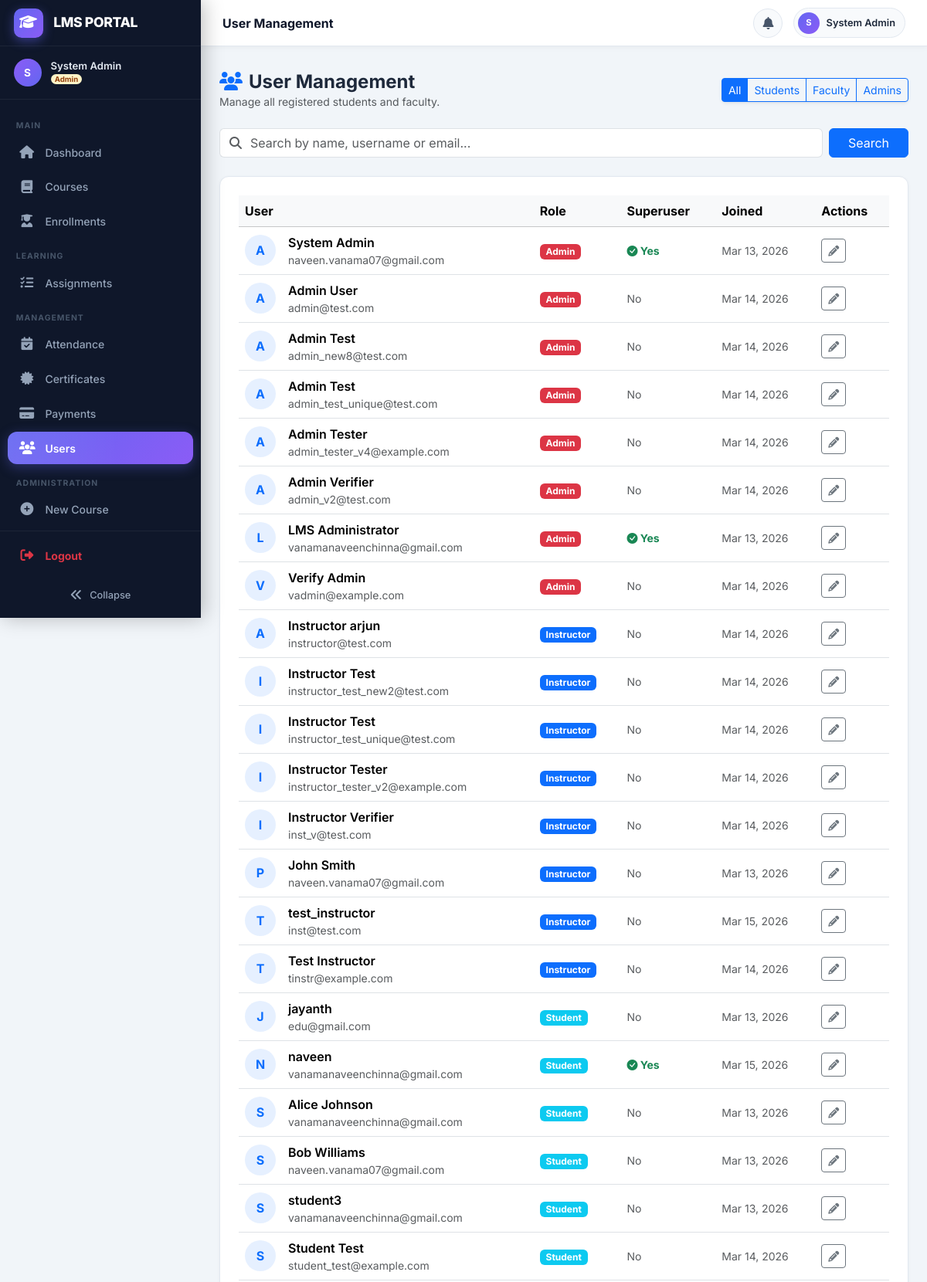
The app's page /users/ (signed in, upper part), older data.
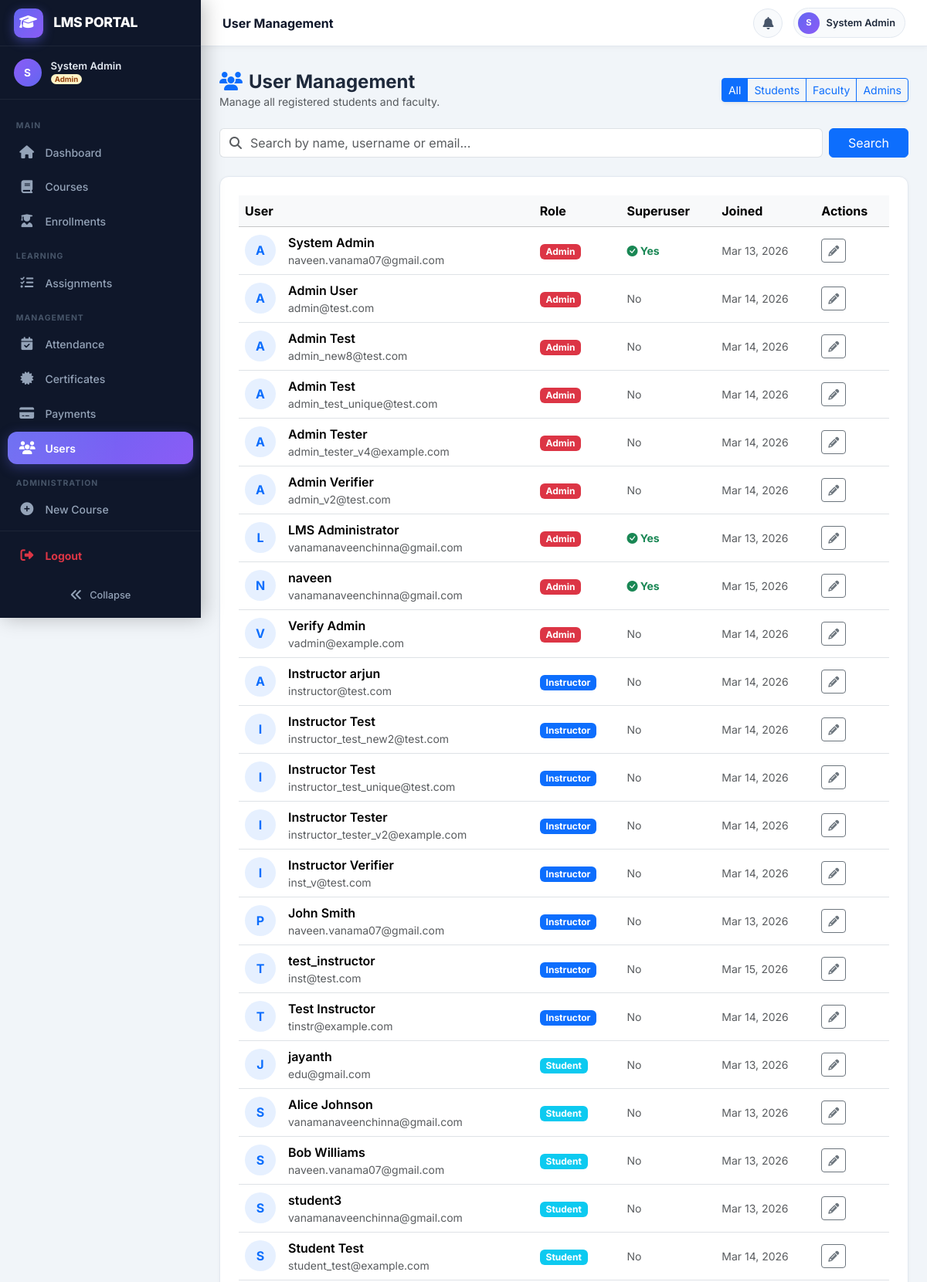
The same page, newer data.
### users/models.py (models this page shows, shortened)
class CustomUser(AbstractUser):
    class Role(models.TextChoices):
        ADMIN = 'admin', 'Admin'
        INSTRUCTOR = 'instructor', 'Instructor'
        STUDENT = 'student', 'Student'
    role = models.CharField(
        max_length=20,
        choices=Role.choices,
        default=Role.STUDENT,
    )
    phone = models.CharField(max_length=20, blank=True)
    profile_picture = models.ImageField(
        upload_to='profile_pictures/', blank=True, null=True
    )
    bio = models.TextField(blank=True)
    date_of_birth = models.DateField(null=True, blank=True)
    otp = models.CharField(max_length=6, blank=True, null=True)
    otp_expiry = models.DateTimeField(null=True, blank=True)
    class Meta:
        verbose_name = 'User'
        verbose_name_plural = 'Users'
    @property
    def is_admin_role(self):
        return self.role == self.Role.ADMIN
    @property
    def is_student(self):
        return self.role == self.Role.STUDENT

### users/views.py (the view, shortened to what this page needs)
# urls.py: path('users/', views.user_list_view, name='list'),
@login_required
def user_list_view(request):
    if not (request.user.is_admin_role or request.user.is_superuser):
        messages.error(request, 'Permission denied.')
        return redirect('users:dashboard')
    role_filter = request.GET.get('role', '')
    query = request.GET.get('q', '')
    users = CustomUser.objects.all().order_by('role', 'username')
    if role_filter:
        users = users.filter(role=role_filter)
    return render(request, 'users/user_list.html', {
        'users': users,
        'role_filter': role_filter,
        'query': query,
    })

### templates/users/user_list.html (shortened to what this page needs)
{% extends 'base.html' %}
{% block content %}
<div class="d-flex align-items-center justify-content-between mb-4 flex-wrap gap-3">
  <div>
    <h4 class="fw-bold mb-0"><i class="fas fa-users me-2 text-primary"></i>User Management</h4>
    <p class="text-muted small mb-0">Manage all registered students and faculty.</p>
  </div>
  <div class="btn-group shadow-sm">
    <a href="?role=" class="btn btn-outline-primary btn-sm {% if not role_filter %}active{% endif %}">All</a>
    <a href="?role=student" class="btn btn-outline-primary btn-sm {% if role_filter == 'student' %}active{% endif %}">Students</a>
    <a href="?role=instructor" class="btn btn-outline-primary btn-sm {% if role_filter == 'instructor' %}active{% endif %}">Faculty</a>
    <a href="?role=admin" class="btn btn-outline-primary btn-sm {% if role_filter == 'admin' %}active{% endif %}">Admins</a>
  </div>
</div>
<div class="mb-4">
  <form method="get" class="d-flex gap-2">
    <div class="input-group">
      <span class="input-group-text bg-white border-end-0"><i class="fas fa-search text-muted"></i></span>
      <input type="text" name="q" value="{{ query }}" class="form-control border-start-0 ps-0" placeholder="Search by name, username or email..." aria-label="Search">
    </div>
    <button type="submit" class="btn btn-primary px-4">Search</button>
  </form>
</div>
<div class="page-card">
  <div class="table-responsive">
    <table class="table table-hover align-middle mb-0">
      <thead class="table-light">
        <tr>
          <th>User</th>
          <th>Role</th>
          <th>Superuser</th>
          <th>Joined</th>
          <th>Actions</th>
        </tr>
      </thead>
      <tbody>
        {% for u in users %}
        <tr>
          <td>
            <div class="d-flex align-items-center gap-3">
              <div class="rounded-circle d-flex align-items-center justify-content-center bg-primary bg-opacity-10 text-primary fw-bold" style="width:40px;height:40px;">
                {{ u.username|first|upper }}
              </div>
              <div>
                <div class="fw-semibold">{{ u.get_full_name|default:u.username }}</div>
                <div class="text-muted small">{{ u.email|default:"No email" }}</div>
              </div>
            </div>
          </td>
          <td>
            <span class="badge {% if u.role == 'admin' %}bg-danger{% elif u.role == 'instructor' %}bg-primary{% else %}bg-info{% endif %}">
              {{ u.get_role_display|default:u.role|capfirst }}
            </span>
          </td>
          <td>
             {% if u.is_superuser %}
             <span class="text-success small fw-bold"><i class="bi bi-check-circle-fill"></i> Yes</span>
             {% else %}
             <span class="text-muted small">No</span>
             {% endif %}
          </td>
          <td class="text-muted small">
            {{ u.date_joined|date:"M d, Y" }}
          </td>
          <td>
            <div class="d-flex gap-2">
              <a href="#" class="btn btn-sm btn-outline-secondary" title="Edit User (Coming soon)"><i class="fas fa-pencil-alt"></i></a>
            </div>
          </td>
        </tr>
        {% empty %}
        <tr><td colspan="5" class="text-center text-muted py-5">No users found.</td></tr>
        {% endfor %}
      </tbody>
    </table>
  </div>
</div>
{% endblock %}

### templates/base.html (shortened to what the changed rows need)
<!DOCTYPE html>
<html lang="en">
<head>
  <link href="https://cdn.jsdelivr.net/npm/bootstrap@5.3.2/dist/css/bootstrap.min.css" rel="stylesheet" />
  <link href="https://cdn.jsdelivr.net/npm/bootstrap-icons@1.11.3/font/bootstrap-icons.css" rel="stylesheet" />
  <link rel="stylesheet" href="https://cdnjs.cloudflare.com/ajax/libs/font-awesome/6.5.0/css/all.min.css">
</head>
<body>
  {% if user.is_authenticated %}
  <nav class="sidebar" id="sidebar" role="navigation" aria-label="Main navigation">
    <a href="{% url 'users:dashboard' %}" class="sidebar-brand" tabindex="0">
      <div class="sidebar-brand-icon">
        <i class="fas fa-graduation-cap"></i>
      </div>
      <span class="sidebar-brand-text">LMS PORTAL</span>
    </a>
    <div class="sidebar-user">
      <div class="sidebar-user-avatar">
        {{ user.first_name|first|upper|default:user.username|first|upper }}
      </div>
      <div class="sidebar-user-info">
        <div class="sidebar-user-name">{{ user.get_full_name|default:user.username }}</div>
        <div class="sidebar-user-role">
          <span class="badge badge-role-{{ user.role }} rounded-pill" style="font-size:.6rem;padding:.2em .55em;">
            {{ user.get_role_display }}
          </span>
        </div>
      </div>
    </div>
    <div class="sidebar-content">
      <ul style="list-style:none;padding:0;margin:0;">
        <li class="sidebar-section">Main</li>
        <li class="sidebar-item">
          <a href="{% url 'users:dashboard' %}"
            class="sidebar-link {% if request.resolver_match.url_name == 'dashboard' %}sidebar-active{% endif %}"
            data-tooltip="Dashboard">
            <i class="fas fa-home sidebar-icon"></i>
            <span class="sidebar-label">Dashboard</span>
          </a>
        </li>
        <li class="sidebar-item">
          <a href="{% url 'courses:list' %}"
            class="sidebar-link {% if 'courses' in request.path and 'assignments' not in request.path %}sidebar-active{% endif %}"
            data-tooltip="Courses">
            <i class="fas fa-book sidebar-icon"></i>
            <span class="sidebar-label">Courses</span>
          </a>
        </li>
        <li class="sidebar-item">
          <a href="{% url 'enrollments:list' %}"
            class="sidebar-link {% if 'enrollments' in request.path %}sidebar-active{% endif %}"
            data-tooltip="Enrollments">
            <i class="fas fa-user-graduate sidebar-icon"></i>
            <span class="sidebar-label">Enrollments</span>
          </a>
        </li>
        <li class="sidebar-section">Learning</li>
        {% if user.role == 'instructor' or user.is_admin_role or user.is_superuser %}
        <li class="sidebar-item">
          <a href="{% url 'assignments:instructor_dashboard' %}"
            class="sidebar-link {% if 'assignments' in request.path %}sidebar-active{% endif %}"
            data-tooltip="Assignments">
            <i class="fas fa-tasks sidebar-icon"></i>
            <span class="sidebar-label">Assignments</span>
          </a>
        </li>
        {% endif %}
        {% if not user.is_student %}
        <li class="sidebar-section">Management</li>
        <li class="sidebar-item">
          <a href="{% url 'attendance:manage' %}"
            class="sidebar-link {% if 'attendance' in request.path %}sidebar-active{% endif %}"
            data-tooltip="Attendance">
            <i class="fas fa-calendar-check sidebar-icon"></i>
            <span class="sidebar-label">Attendance</span>
          </a>
        </li>
        <li class="sidebar-item">
          <a href="{% url 'certificates:list' %}"
            class="sidebar-link {% if 'certificates' in request.path %}sidebar-active{% endif %}"
            data-tooltip="Certificates">
            <i class="fas fa-certificate sidebar-icon"></i>
            <span class="sidebar-label">Certificates</span>
          </a>
        </li>
        {% if user.is_admin_role or user.is_superuser %}
        <li class="sidebar-item">
          <a href="{% url 'payments:list' %}"
            class="sidebar-link {% if 'payments' in request.path %}sidebar-active{% endif %}" data-tooltip="Payments">
            <i class="fas fa-credit-card sidebar-icon"></i>
            <span class="sidebar-label">Payments</span>
          </a>
        </li>
        <li class="sidebar-item">
          <a href="{% url 'users:list' %}"
            class="sidebar-link {% if 'users/' in request.path and request.resolver_match.url_name != 'profile' and request.resolver_match.url_name != 'dashboard' %}sidebar-active{% endif %}"
            data-tooltip="Users">
            <i class="fas fa-users sidebar-icon"></i>
            <span class="sidebar-label">Users</span>
          </a>
        </li>
        {% endif %}
        {% endif %}
        {% if user.is_admin_role or user.is_superuser %}
        <li class="sidebar-section">Administration</li>
        <li class="sidebar-item">
          <a href="{% url 'courses:create' %}" class="sidebar-link" data-tooltip="New Course">
            <i class="fas fa-plus-circle sidebar-icon"></i>
            <span class="sidebar-label">New Course</span>
          </a>
        </li>
        <li class="sidebar-item">
          <a href="/admin/" target="_blank" class="sidebar-link" data-tooltip="Django Admin">
          </a>
        </li>
        {% endif %}
      </ul>
    </div>
    <div class="sidebar-footer">
      {% if request.user.is_authenticated %}
      <ul style="list-style:none;padding:0;margin:0 0 10px 0;">
        <li class="sidebar-item" style="padding:0;">
          <a href="{% url 'users:logout' %}" class="sidebar-link logout-link text-danger" data-tooltip="Logout">
            <i class="fas fa-sign-out-alt sidebar-icon text-danger"></i>
            <span class="sidebar-label fw-bold">Logout</span>
          </a>
        </li>
      </ul>
      {% endif %}
      <button id="sidebarCollapseBtn" title="Toggle sidebar">
        <i class="fas fa-angle-double-left"></i>
        <span class="sidebar-collapse-label">Collapse</span>
      </button>
    </div>
  </nav>
  <div id="main">
    <header id="topbar">
      <div class="topbar-left">
        <span class="topbar-title d-none d-md-block" id="topbarTitle"></span>
      </div>
      <div class="topbar-right">
        <div class="dropdown" id="notificationDropdown">
          <button class="notif-btn" type="button" data-bs-toggle="dropdown" aria-expanded="false"
            aria-label="Notifications">
            <i class="fas fa-bell"></i>
          </button>
        </div>
        <a href="{% url 'users:profile' %}" class="user-chip" title="My Profile">
          <div class="user-chip-avatar">
            {{ user.first_name|first|upper|default:user.username|first|upper }}
          </div>
          <span class="user-chip-name d-none d-sm-block">{{ user.get_full_name|default:user.username }}</span>
        </a>
      </div>
    </header>
    <div class="container-fluid px-4 pt-3">
    </div>
    <div class="container-fluid px-4 py-3 flex-grow-1">
      {% endif %}
      {% block content %}{% endblock %}
      {% if user.is_authenticated %}
    </div>
  </div>
  {% else %}
    {% if not no_container %}</div>{% endif %}
  {% endif %}
</body>
</html>

Row changes from the older to the newer data that the page shows:
changed CustomUser "naveen": role "Student" → "Admin"; moves up the list
